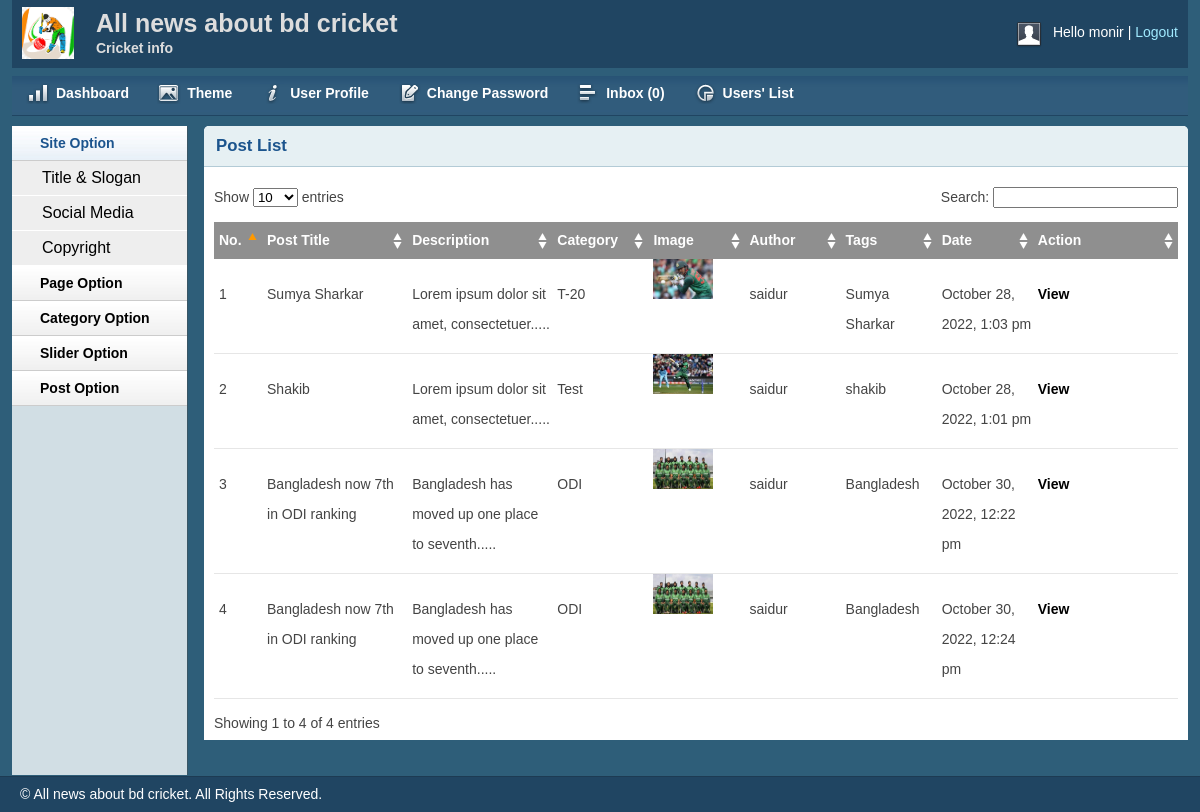
The app's page /TechBlog/admin/postlist.php (signed in) with its own data.
### tables this page shows
CREATE TABLE `tbl_post` (
  `id` int(11) NOT NULL,
  `cat` int(11) NOT NULL,
  `title` varchar(250) NOT NULL,
  `body` text NOT NULL,
  `image` varchar(250) NOT NULL,
  `author` varchar(70) NOT NULL,
  `tags` varchar(250) NOT NULL,
  `date` timestamp NOT NULL DEFAULT current_timestamp(),
  `userid` int(11) NOT NULL
);

CREATE TABLE `tbl_category` (
  `id` int(11) NOT NULL,
  `name` varchar(80) NOT NULL
);

### TechBlog/lib/session.php (called while the page is built, shortened)
<?php
    class Session
    {
        public static function get($key){
            if (isset($_SESSION[$key])) {
                return $_SESSION[$key];
            } else {
                return false;
            }
        }
    }
?>

### TechBlog/lib/Database.php (called while the page is built, shortened)
<?php
Class Database{
	public $host   = DB_HOST;
	public $user   = DB_USER;
	public $pass   = DB_PASS;
	public $dbname = DB_NAME;
	public $link;
	private function connectDB(){
	$this->link = new mysqli($this->host, $this->user, $this->pass, $this->dbname);
 }
	public function select($query){
		$result = $this->link->query($query) or die($this->link->error.__LINE__);
		if($result->num_rows > 0){
			return $result;
		} else {
			return false;
		}
	}
}

### TechBlog/helpers/format.php (called while the page is built, shortened)
<?php
    class Format{
        public function formatDate($date){
            return date('F j, Y, g:i a', strtotime($date));
        }
        public function textShorten($text, $limit = 400){
            $text = $text. " ";
            $text = substr($text, 0, $limit);
            $text = substr($text, 0, strrpos($text, ' '));
            $text = $text.".....";
            return $text;
        }
    }
?>

### TechBlog/admin/postlist.php (the view, shortened to what this page needs)
<?php include 'inc/header.php';?>
<?php include 'inc/sidebar.php';?>
        <div class="grid_10">
            <div class="box round first grid">
                <h2>Post List</h2>
                <div class="block">
                    <table class="data display datatable" id="example">
					<thead>
						<tr>
							<th width="5%">No.</th>
							<th width="15%">Post Title</th>
							<th width="15%">Description</th>
							<th width="10%">Category</th>
							<th width="10%">Image</th>
							<th width="10%">Author</th>
							<th width="10%">Tags</th>
							<th width="10%">Date</th>
							<th width="15%">Action</th>
						</tr>
					</thead>
					<tbody>
						<?php
							$query = "select tbl_post.*, tbl_category.name from tbl_post inner join tbl_category on tbl_post.cat=tbl_category.id order by tbl_post.title desc";
							$post = $db->select($query);
							if ($post) {
								$i=0;
								while ($result = $post->fetch_assoc()) {
									$i++;
						?>
						<tr class="odd gradeX">
							<td><?php echo $i; ?></td>
							<td><?php echo $result['title']; ?></td>
							<td><?php echo $fm->textShorten($result['body'], 50); ?></td>
							<td><?php echo $result['name']; ?></td>
							<td><img src="<?php echo $result['image']; ?>" height="40px" width="60px"/></td>
							<td><?php echo $result['author']; ?></td>
							<td><?php echo $result['tags']; ?></td>
							<td><?php echo $fm->formatDate($result['date']); ?></td>
							<td><a href="viewpost.php?viewpostid=<?php echo $result['id']; ?>">View</a>
							</td>
						</tr>
						<?php }} ?>
					</tbody>
				</table>
               </div>
            </div>
        </div>
    <?php include 'inc/footer.php';?>

### TechBlog/admin/inc/header.php (shortened to what this page needs)
<?php
include '../lib/session.php';
?>
<?php include "../lib/Database.php"; ?>
<?php include "../helpers/format.php"; ?>
<?php
$db = new Database();
$fm = new Format();
?>
<!DOCTYPE html>
<html>
<head>
    <link rel="stylesheet" type="text/css" href="css/reset.css" media="screen" />
    <link rel="stylesheet" type="text/css" href="css/text.css" media="screen" />
    <link rel="stylesheet" type="text/css" href="css/grid.css" media="screen" />
    <link rel="stylesheet" type="text/css" href="css/layout.css" media="screen" />
    <link rel="stylesheet" type="text/css" href="css/nav.css" media="screen" />
    <link href="css/table/demo_page.css" rel="stylesheet" type="text/css" />
</head>
<body>
    <div class="container_12">
        <div class="grid_12 header-repeat">
            <div id="branding">
                <div class="floatleft logo">
                    <img src="img/logo.png" alt="Logo" />
                </div>
                <div class="floatleft middle">
                    <h1>All news about bd cricket</h1>
                    <p>Cricket info</p>
                </div>
                <div class="floatright">
                    <div class="floatleft">
                        <img src="img/img-profile.jpg" alt="Profile Pic" />
                    </div>
                    <div class="floatleft marginleft10">
                        <ul class="inline-ul floatleft">
                            <li>Hello <?php echo Session::get('username'); ?></li>
                            <li><a href="?action=logout">Logout</a></li>
                        </ul>
                    </div>
                </div>
            </div>
        </div>
        <div class="grid_12">
            <ul class="nav main">
                <li class="ic-dashboard"><a href="index.php"><span>Dashboard</span></a> </li>
                <li class="ic-gallery"><a href="theme.php"><span>Theme</span></a> </li>
                <li class="ic-notifications"><a href="profile.php"><span>User Profile</span></a></li>
                <li class="ic-form-style"><a href="changepassword.php"><span>Change Password</span></a></li>
                <li class="ic-grid-tables"><a href="inbox.php"><span>Inbox
                            <?php
                            $query = "select * from tbl_contact where status='0' order by id desc";
                            $msg = $db->select($query);
                            if ($msg) {
                                $count = mysqli_num_rows($msg);
                                echo "(" . $count . ")";
                            } else {
                                echo "(0)";
                            }
                            ?>
                        </span></a></li>
                <li class="ic-charts"><a href="userlist.php"><span>Users' List</span></a></li>
            </ul>
        </div>

### TechBlog/admin/inc/sidebar.php (shortened to what this page needs)
<div class="grid_2">
            <div class="box sidemenu">
                <div class="block" id="section-menu">
                    <ul class="section menu">
                       <li><a class="menuitem">Site Option</a>
                            <ul class="submenu">
                                <li><a href="titleslogan.php">Title & Slogan</a></li>
                                <li><a href="social.php">Social Media</a></li>
                                <li><a href="copyright.php">Copyright</a></li>
                            </ul>
                        </li>
                         <li><a class="menuitem">Page Option</a>
                        </li>
                        <li><a class="menuitem">Category Option</a>
                        </li>
                        <li><a class="menuitem">Slider Option</a>
                        </li>
                        <li><a class="menuitem">Post Option</a>
                        </li>
                    </ul>
                </div>
            </div>
        </div>

### TechBlog/admin/inc/footer.php (shortened to what this page needs)
    </div>
    <div id="site_info">
        <p>
         &copy; All news about bd cricket. All Rights Reserved.
        </p>
    </div>
</body>
</html>

### TechBlog/admin/css/layout.css (style rules this page uses)
body { background: #fff none repeat scroll 0 0; color: #444; font-size: 14px; padding: 0; }
.floatleft { float:left; }
.logo img { margin-top: -15px; width: 52px; }
.middle { margin-left: 22px; margin-top: -14px; }
.middle h1 { color:#ddd;margin:0 }
.middle p { color: #ddd; margin: 0; font-weight: bold; }
.floatright { float:right; }
.inline-ul li { display:inline; color:#fff; }
.marginleft10 { margin-left:10px; }
a { color: #000; font-weight:bold; text-decoration: none; }
.container_12, .container_16 { background:#2E5E79; }
h1, h2, h3, h4, h5, h6 { line-height:1.2em; margin-bottom:.3em; }
h2 { margin-top:1em; }
#branding { font-weight: normal; margin-bottom: 0; padding: 22px 10px 3px; text-align: left; }
.header-repeat { background:url(../img/header-repeat.jpg) repeat-x; }
#branding a { color:#A1EAFF; font-weight:normal; }
#branding a:before { content:" | "; color:#fff; }
#branding ul, #branding ul li { margin:0px; padding:0px; }
#branding li { padding:0px 0px 0px 0px !important; }
.box { background:#fff; margin-bottom:20px; padding:10px 10px 10px 10px; margin-left:-8px; }
.box.grid { padding-bottom:40px; }
.box.round { -moz-border-radius: 5px 5px 0px 0px; -webkit-border-radius: 5px 5px 0px 0px; border-radius: 5px 5px 0px 0px; }
.box h2 { font-size:1.2em; font-weight:bold; color:#1B548D; background:#E6F0F3; margin:-10px -10px 0 -10px; padding:10px 12px; border-bottom:1px solid #B3CBD6; -moz-border-radius: 5px 5px 0px 0px; -webkit-border-radius: 5px 5px 0px 0px; border-radius: 5px 5px 0px 0px; }
.box.first { min-height: 406px; }
.block { padding-top:20px; }
.box.sidemenu { background-color:#D1DEE4; border-right:1px solid #3A5665; padding:0px; margin:0px; cursor:pointer; }
.box.sidemenu .block { padding-top:0px; margin-top:0px; }
p { margin-bottom:1em; }
ul, ol { padding-top:0; }
ul.menu { list-style:none; border-top:1px solid #bbb; }
ul.menu li { margin:0; }
ul.menu li a { display:block; padding:4px 10px; border-bottom:1px solid #ccc; }
ul.menu ul { list-style:none; margin:0; }
ul.menu ul li a { padding-left:30px; }
ul.section { border-top:0; margin-bottom:0; }
ul.section li a { background:url(../img/sidemenu-repeat.jpg) repeat-x; line-height:26px; padding-left:28px; }
ul.section li li a { background:#ddd; border-bottom:1px solid #eee; }
ul.section ul li { text-transform:none; }
ul.section ul.current li a { background: #eee none repeat scroll 0 0; border-bottom: 1px solid #fff; font-size: 16px; font-weight: normal; }
ul.section li a.current { color:#1B548D; background:url(../img/sidemenu-repeat-hover.jpg) repeat-x; }
#site_info { color:#fff; background:#204562; border-top:1px solid #1d3b53; padding-left:20px; }
#site_info p { line-height:35px; margin-bottom:0px; }
.block { padding-bottom:1px; }
table.display { margin: 0 auto; clear: both; width: 100%; }
.sorting_asc { background: #8f8f8f url(../img/table/sort_asc.png) no-repeat center right; padding:8px 5px; text-align:left; color:#fff; }
.sorting { background:#8f8f8f url(../img/table/sort_both.png) no-repeat center right; padding:8px 5px; text-align:left; color:#fff; }
tr.odd { height: 30px; line-height: 30px; border-bottom:1px solid #e6e6e6; }
tr.even { height: 30px; line-height: 30px; border-bottom:1px solid #e6e6e6; }
tr.odd td, tr.even td { padding-left:5px; }

### records on screen
tbl_post: title "Sumya Sharkar", body "Lorem ipsum dolor sit amet, consectetuer.....", tbl_category.name "T-20", image (picture), author "saidur", tags "Sumya Sharkar", date "October 28, 2022, 1:03 pm"
tbl_post: title "Shakib", body "Lorem ipsum dolor sit amet, consectetuer.....", tbl_category.name "Test", image (picture), author "saidur", tags "shakib", date "October 28, 2022, 1:01 pm"
tbl_post: title "Bangladesh now 7th in ODI ranking", body "Bangladesh has moved up one place to seventh.....", tbl_category.name "ODI", image (picture), author "saidur", tags "Bangladesh", date "October 30, 2022, 12:22 pm"
tbl_post: title "Bangladesh now 7th in ODI ranking", body "Bangladesh has moved up one place to seventh.....", tbl_category.name "ODI", image (picture), author "saidur", tags "Bangladesh", date "October 30, 2022, 12:24 pm"

### other values on screen
Session::get('username') "monir"
